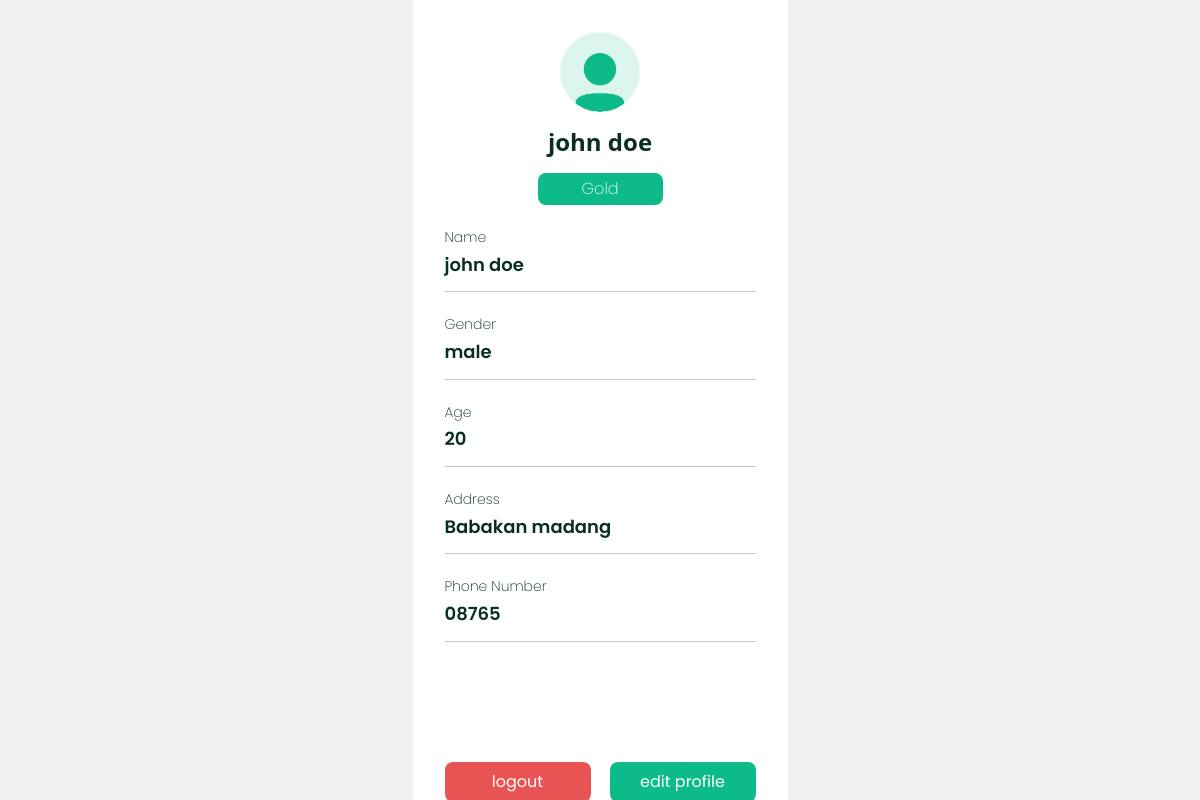
Page /customer/pages/profile.php (signed in) on the earlier database version.
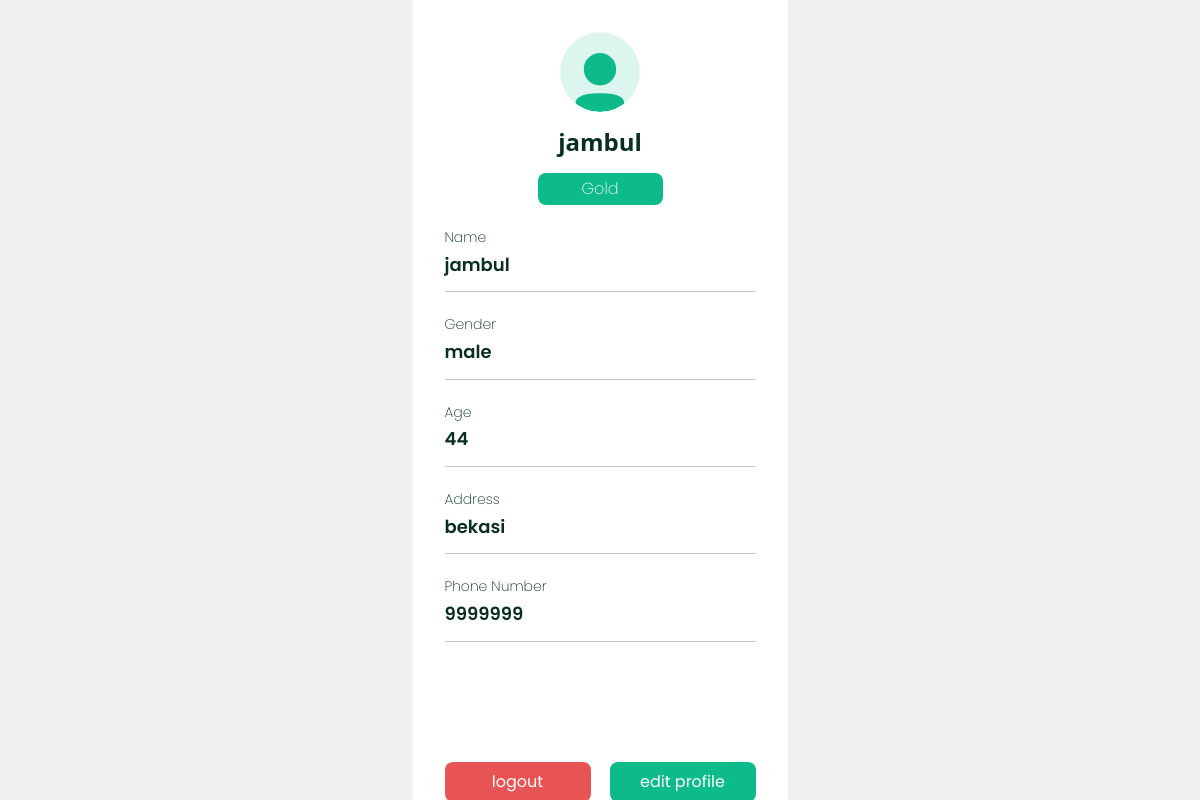
Same page on the later database version.
### tables this page shows
CREATE TABLE `customers` (
  `customer_id` char(5) NOT NULL,
  `subscription_id` char(5) DEFAULT NULL,
  `name` varchar(100) DEFAULT NULL,
  `gender` enum('male','female') DEFAULT NULL,
  `age` int(11) DEFAULT NULL,
  `username` varchar(100) DEFAULT NULL,
  `password` varchar(100) DEFAULT NULL,
  `address` varchar(255) NOT NULL,
  `phone_number` varchar(15) NOT NULL
);

### customer/pages/profile.php (the view, shortened to what this page needs)
<?php
include("../../Database/connection.php");
$username = $_COOKIE["cookie_username"];
$sql = "select * from customers where username = '$username' ";
$res = mysqli_query($conn, $sql);
$row = mysqli_fetch_assoc($res);
?>
<!DOCTYPE html>
<html lang="en">
<head>
    <link rel="stylesheet" href="../style/profile.css">
    <link href="https://cdn.jsdelivr.net/npm/bootstrap@5.0.2/dist/css/bootstrap.min.css" rel="stylesheet">
</head>
<body>
    <div class="kontainer">
        <div class="device">
            <div class="header">
                <div class="avatar"></div>
                <h1><?= $row["name"] ?></h1>
                <div class="<?php
                            if ($_COOKIE["cookie_subscribe"] == "Gold") {
                                echo "subscribe-gold";
                            } elseif ($_COOKIE["cookie_subscribe"] == "Platinum") {
                                echo "subscribe-Platinum";
                            } else {
                                echo "subscribe-immortal";
                            }; ?>">
                    <?php echo $_COOKIE["cookie_subscribe"] ?>
                </div>
            </div>
            <div class="profile">
                <div class="info">
                    <h3>Name</h3>
                    <h2><?php echo $row["name"]  ?></h2>
                    <hr>
                </div>
                <div class="info">
                    <h3>Gender</h3>
                    <h2><?php echo $row["gender"]  ?></h2>
                    <hr>
                </div>
                <div class="info">
                    <h3>Age</h3>
                    <h2><?php echo $row["age"]  ?></h2>
                    <hr>
                </div>
                <div class="info">
                    <h3>Address</h3>
                    <h2><?php echo $row["address"]  ?></h2>
                    <hr>
                </div>
                <div class="info">
                    <h3>Phone Number</h3>
                    <h2><?php echo $row["phone_number"]  ?></h2>
                    <hr>
                </div>
            </div>
            <div class="button">
                <a href="../action/logout.php">
                    <div class="logout">
                        logout
                    </div>
                </a>
                <a href="../pages/edit.php">
                    <div class="edit">
                        edit profile
                    </div>
                </a>
            </div>
        </div>
    </div>
</body>
</html>

Differences in the rows shown:
changed customers "male": name "john doe" → "jambul"; age "20" → "44"; address "Babakan madang" → "bekasi"; phone_number "08765" → "9999999"
